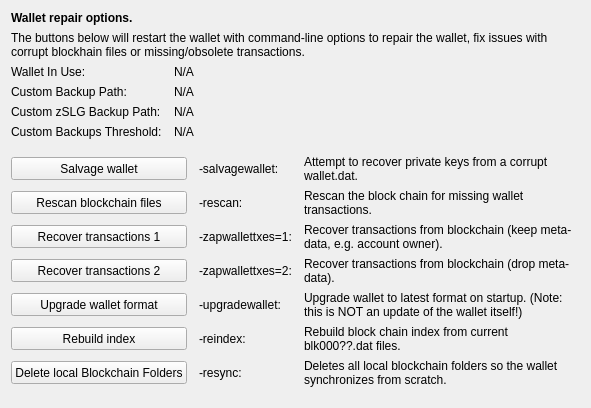
     <widget class="QWidget" name="tab_repair">
      <attribute name="title">
       <string>&amp;Wallet Repair</string>
      </attribute>
      <layout class="QGridLayout" name="gridLayout_4" columnstretch="0,0,0,0">
       <property name="horizontalSpacing">
        <number>12</number>
       </property>
       <item row="0" column="0" colspan="4">
        <widget class="QLabel" name="label_repair_header">
         <property name="font">
          <font>
           <weight>75</weight>
           <bold>true</bold>
          </font>
         </property>
         <property name="text">
          <string>Wallet repair options.</string>
         </property>
        </widget>
       </item>
       <item row="1" column="0" colspan="4">
        <widget class="QLabel" name="label_repair_helptext">
         <property name="font">
          <font>
           <weight>50</weight>
           <bold>false</bold>
          </font>
         </property>
         <property name="text">
          <string>The buttons below will restart the wallet with command-line options to repair the wallet, fix issues with corrupt blockhain files or missing/obsolete transactions.</string>
         </property>
         <property name="wordWrap">
          <bool>true</bool>
         </property>
        </widget>
       </item>
       <item row="2" column="0">
        <widget class="QLabel" name="wallet_path_label">
         <property name="text">
          <string>Wallet In Use:</string>
         </property>
        </widget>
       </item>
       <item row="2" column="1" colspan="3">
        <widget class="QLabel" name="wallet_path">
         <property name="cursor">
          <cursorShape>IBeamCursor</cursorShape>
         </property>
         <property name="text">
          <string>N/A</string>
         </property>
         <property name="textFormat">
          <enum>Qt::PlainText</enum>
         </property>
         <property name="textInteractionFlags">
          <set>Qt::LinksAccessibleByMouse|Qt::TextSelectableByKeyboard|Qt::TextSelectableByMouse</set>
         </property>
        </widget>
       </item>
       <item row="3" column="0">
        <widget class="QLabel" name="wallet_custombackuppath_label">
         <property name="visible">
          <bool>false</bool>
         </property>
         <property name="text">
          <string>Custom Backup Path:</string>
         </property>
        </widget>
       </item>
       <item row="3" column="1" colspan="3">
        <widget class="QLabel" name="wallet_custombackuppath">
         <property name="cursor">
          <cursorShape>IBeamCursor</cursorShape>
         </property>
         <property name="visible">
          <bool>false</bool>
         </property>
         <property name="text">
          <string>N/A</string>
         </property>
         <property name="textFormat">
          <enum>Qt::PlainText</enum>
         </property>
         <property name="textInteractionFlags">
          <set>Qt::LinksAccessibleByMouse|Qt::TextSelectableByKeyboard|Qt::TextSelectableByMouse</set>
         </property>
        </widget>
       </item>
       <item row="4" column="0">
        <widget class="QLabel" name="wallet_customzslgbackuppath_label">
         <property name="visible">
          <bool>false</bool>
         </property>
         <property name="text">
          <string>Custom zSLG Backup Path:</string>
         </property>
        </widget>
       </item>
       <item row="4" column="1" colspan="3">
        <widget class="QLabel" name="wallet_customzslgbackuppath">
         <property name="cursor">
          <cursorShape>IBeamCursor</cursorShape>
         </property>
         <property name="visible">
          <bool>false</bool>
         </property>
         <property name="text">
          <string>N/A</string>
         </property>
         <property name="textFormat">
          <enum>Qt::PlainText</enum>
         </property>
         <property name="textInteractionFlags">
          <set>Qt::LinksAccessibleByMouse|Qt::TextSelectableByKeyboard|Qt::TextSelectableByMouse</set>
         </property>
        </widget>
       </item>
       <item row="5" column="0">
        <widget class="QLabel" name="wallet_custombackupthreshold_label">
         <property name="visible">
          <bool>false</bool>
         </property>
         <property name="text">
          <string>Custom Backups Threshold:</string>
         </property>
        </widget>
       </item>
       <item row="5" column="1" colspan="3">
        <widget class="QLabel" name="wallet_custombackupthreshold">
         <property name="cursor">
          <cursorShape>IBeamCursor</cursorShape>
         </property>
         <property name="visible">
          <bool>false</bool>
         </property>
         <property name="text">
          <string>N/A</string>
         </property>
         <property name="textFormat">
          <enum>Qt::PlainText</enum>
         </property>
         <property name="textInteractionFlags">
          <set>Qt::LinksAccessibleByMouse|Qt::TextSelectableByKeyboard|Qt::TextSelectableByMouse</set>
         </property>
        </widget>
       </item>
       <item row="6" column="0">
        <spacer name="verticalSpacer_repair1">
         <property name="orientation">
          <enum>Qt::Vertical</enum>
         </property>
         <property name="sizeHint" stdset="0">
          <size>
           <width>10</width>
           <height>10</height>
          </size>
         </property>
        </spacer>
       </item>
       <item row="7" column="0" colspan="2">
        <widget class="QPushButton" name="btn_salvagewallet">
         <property name="minimumSize">
          <size>
           <width>100</width>
           <height>23</height>
          </size>
         </property>
         <property name="text">
          <string>Salvage wallet</string>
         </property>
        </widget>
       </item>
       <item row="7" column="2">
        <widget class="QLabel" name="label_repair_salvage_command">
         <property name="text">
          <string notr="true">-salvagewallet:</string>
         </property>
        </widget>
       </item>
       <item row="7" column="3">
        <widget class="QLabel" name="label_repair_salvage">
         <property name="text">
          <string>Attempt to recover private keys from a corrupt wallet.dat.</string>
         </property>
         <property name="wordWrap">
          <bool>true</bool>
         </property>
        </widget>
       </item>
       <item row="8" column="0" colspan="2">
        <widget class="QPushButton" name="btn_rescan">
         <property name="minimumSize">
          <size>
           <width>100</width>
           <height>23</height>
          </size>
         </property>
         <property name="text">
          <string>Rescan blockchain files</string>
         </property>
        </widget>
       </item>
       <item row="8" column="2">
        <widget class="QLabel" name="label_repair_rescan_command">
         <property name="text">
          <string notr="true">-rescan:</string>
         </property>
        </widget>
       </item>
       <item row="8" column="3">
        <widget class="QLabel" name="label_repair_rescan">
         <property name="text">
          <string>Rescan the block chain for missing wallet transactions.</string>
         </property>
         <property name="wordWrap">
          <bool>true</bool>
         </property>
        </widget>
       </item>
       <item row="9" column="0" colspan="2">
        <widget class="QPushButton" name="btn_zapwallettxes1">
         <property name="minimumSize">
          <size>
           <width>100</width>
           <height>23</height>
          </size>
         </property>
         <property name="text">
          <string>Recover transactions 1</string>
         </property>
        </widget>
       </item>
       <item row="9" column="2">
        <widget class="QLabel" name="label_repair_zap1_command">
         <property name="text">
          <string notr="true">-zapwallettxes=1:</string>
         </property>
        </widget>
       </item>
       <item row="9" column="3">
        <widget class="QLabel" name="label_repair_zap1">
         <property name="text">
          <string>Recover transactions from blockchain (keep meta-data, e.g. account owner).</string>
         </property>
         <property name="wordWrap">
          <bool>true</bool>
         </property>
        </widget>
       </item>
       <item row="10" column="0" colspan="2">
        <widget class="QPushButton" name="btn_zapwallettxes2">
         <property name="minimumSize">
          <size>
           <width>100</width>
           <height>23</height>
          </size>
         </property>
         <property name="text">
          <string>Recover transactions 2</string>
         </property>
        </widget>
       </item>
       <item row="10" column="2">
        <widget class="QLabel" name="label_repair_zap2_command">
         <property name="text">
          <string notr="true">-zapwallettxes=2:</string>
         </property>
        </widget>
       </item>
       <item row="10" column="3">
        <widget class="QLabel" name="label_repair_zap2">
         <property name="text">
          <string>Recover transactions from blockchain (drop meta-data).</string>
         </property>
         <property name="wordWrap">
          <bool>true</bool>
         </property>
        </widget>
       </item>
       <item row="11" column="0" colspan="2">
        <widget class="QPushButton" name="btn_upgradewallet">
         <property name="minimumSize">
          <size>
           <width>100</width>
           <height>23</height>
          </size>
         </property>
         <property name="text">
          <string>Upgrade wallet format</string>
         </property>
        </widget>
       </item>
       <item row="11" column="2">
        <widget class="QLabel" name="label_repair_upgrade_command">
         <property name="text">
          <string notr="true">-upgradewallet:</string>
         </property>
        </widget>
       </item>
       <item row="11" column="3">
        <widget class="QLabel" name="label_repair_upgrade">
         <property name="text">
          <string>Upgrade wallet to latest format on startup. (Note: this is NOT an update of the wallet itself!)</string>
         </property>
         <property name="wordWrap">
          <bool>true</bool>
         </property>
        </widget>
       </item>
       <item row="12" column="0" colspan="2">
        <widget class="QPushButton" name="btn_reindex">
         <property name="minimumSize">
          <size>
           <width>100</width>
           <height>23</height>
          </size>
         </property>
         <property name="text">
          <string>Rebuild index</string>
         </property>
        </widget>
       </item>
       <item row="12" column="2">
        <widget class="QLabel" name="label_repair_reindex_command">
         <property name="text">
          <string notr="true">-reindex:</string>
         </property>
        </widget>
       </item>
       <item row="12" column="3">
        <widget class="QLabel" name="label_repair_reindex">
         <property name="text">
          <string>Rebuild block chain index from current blk000??.dat files.</string>
         </property>
         <property name="wordWrap">
          <bool>true</bool>
         </property>
        </widget>
       </item>
       <item row="13" column="0" colspan="2">
        <widget class="QPushButton" name="btn_resync">
         <property name="minimumSize">
          <size>
           <width>100</width>
           <height>23</height>
          </size>
         </property>
         <property name="text">
          <string>Delete local Blockchain Folders</string>
         </property>
        </widget>
       </item>
       <item row="13" column="2">
        <widget class="QLabel" name="label_repair_resync_command">
         <property name="text">
          <string>-resync:</string>
         </property>
        </widget>
       </item>
       <item row="13" column="3">
        <widget class="QLabel" name="label_repair_resync">
         <property name="text">
          <string>Deletes all local blockchain folders so the wallet synchronizes from scratch.</string>
         </property>
         <property name="wordWrap">
          <bool>true</bool>
         </property>
        </widget>
       </item>
       <item row="14" column="0">
        <spacer name="verticalSpacer_repair2">
         <property name="orientation">
          <enum>Qt::Vertical</enum>
         </property>
         <property name="sizeHint" stdset="0">
          <size>
           <width>20</width>
           <height>10</height>
          </size>
         </property>
        </spacer>
       </item>
      </layout>
     </widget>
